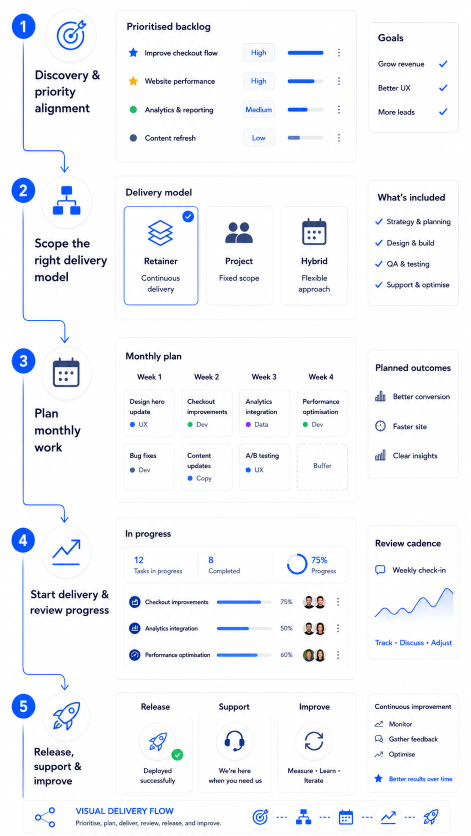
#> input picture dist.bak-2026-06-08-0844/client/images/process-delivery/how-delivery-works-infographic.png, 941 x 1672 px, found by its file name (shown at 1/2 size)
$ python replace-process-infographic-webp.py
#> lines starting #> are read from the running program, lines starting #| are printed output that depends on the picture
from pathlib import Path
from PIL import Image, ImageChops

source = Path("public/images/process-delivery/how-delivery-works-infographic.png")
output = Path("public/images/process-delivery/how-delivery-works-infographic.webp")

if not source.exists():
    raise FileNotFoundError(f"Source not found: {source}")

with Image.open(source) as img:
#> img is the input picture: PIL image 941x1672 RGB; mean R, G, B 242.8, 244.3, 248.6
    img = img.convert("RGBA")
#> img: PIL image 941x1672 RGBA

    bg = Image.new("RGBA", img.size, (255, 255, 255, 255))
#> bg: PIL image 941x1672 RGBA; every value is 255
    diff = ImageChops.difference(img, bg)
    diff = ImageChops.add(diff, diff, 2.0, -18)
    bbox = diff.getbbox()
#> bbox = None

    if bbox:
        img = img.crop(bbox)

    if img.width < 1000:
        img = img.resize((img.width * 2, img.height * 2), Image.Resampling.LANCZOS)
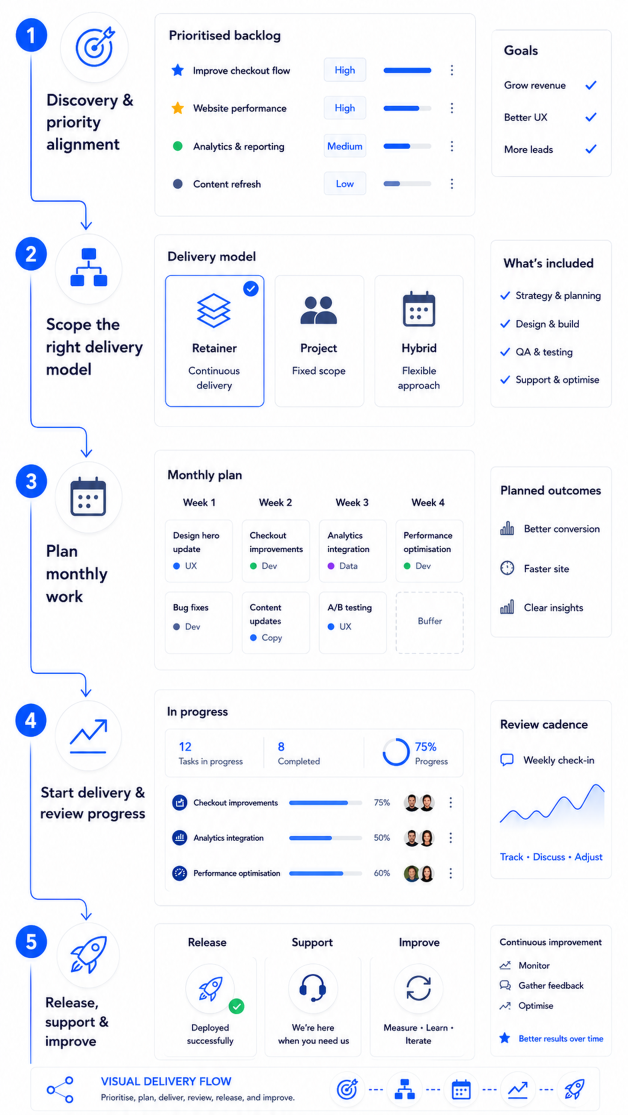
#> img: PIL image 1882x3344 RGBA (shown at 1/3 size); mean R, G, B, A 242.8, 244.3, 248.6, 255

    img.save(output, "WEBP", quality=86, method=6)

print(f"Replaced cleaned WebP: {output}")
